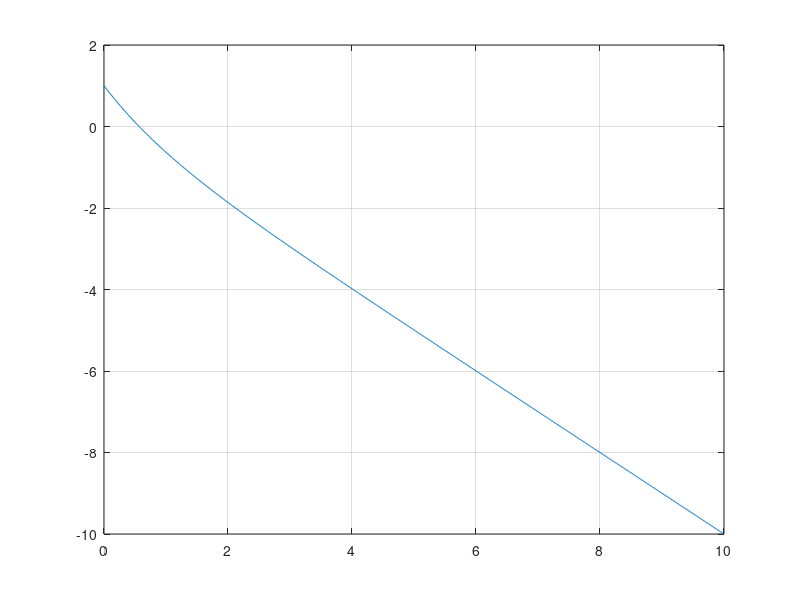

Write the MATLAB code that produced this figure.
% Metodo de Secante
% Programacion Numerica
% Jose Luis Romero Vazquez
% 12/04/21

clear
clc
format shortG

x1=0
x2=1
err=0.05
ea=100;
i=0;

fprintf('Iteracion :          Raiz:      Error Abs:   Error Relativo: ')
while i<4
    
    xi=x2-(((exp(-x2)-x2)*(x1-x2))/((exp(-x1)-x1)-(exp(-x2)-x2)));
    ea=abs(((x1-x2)/xi)*100);
    E2=(abs(0.567143290-xi)/(0.567143290))*100;
     disp ([i, xi, ea,   E2])
  
  
    %el 8.4f es para saber el numero decimales, 8 enteros y 4 decimales. La
    %barra invertida n es el espacio
    x1=x2;
    x2=xi;
    %el contador va a ir aumentado una unidad por cada iteracion
    i=i+1;
    
    
end

fprintf('\nRaiz de la funcion:%8.5f\nCalculada en %4f iteraciones\n',xi,i)

x=0:0.01:10
f=exp(-x)-x
plot (x,f)
grid on